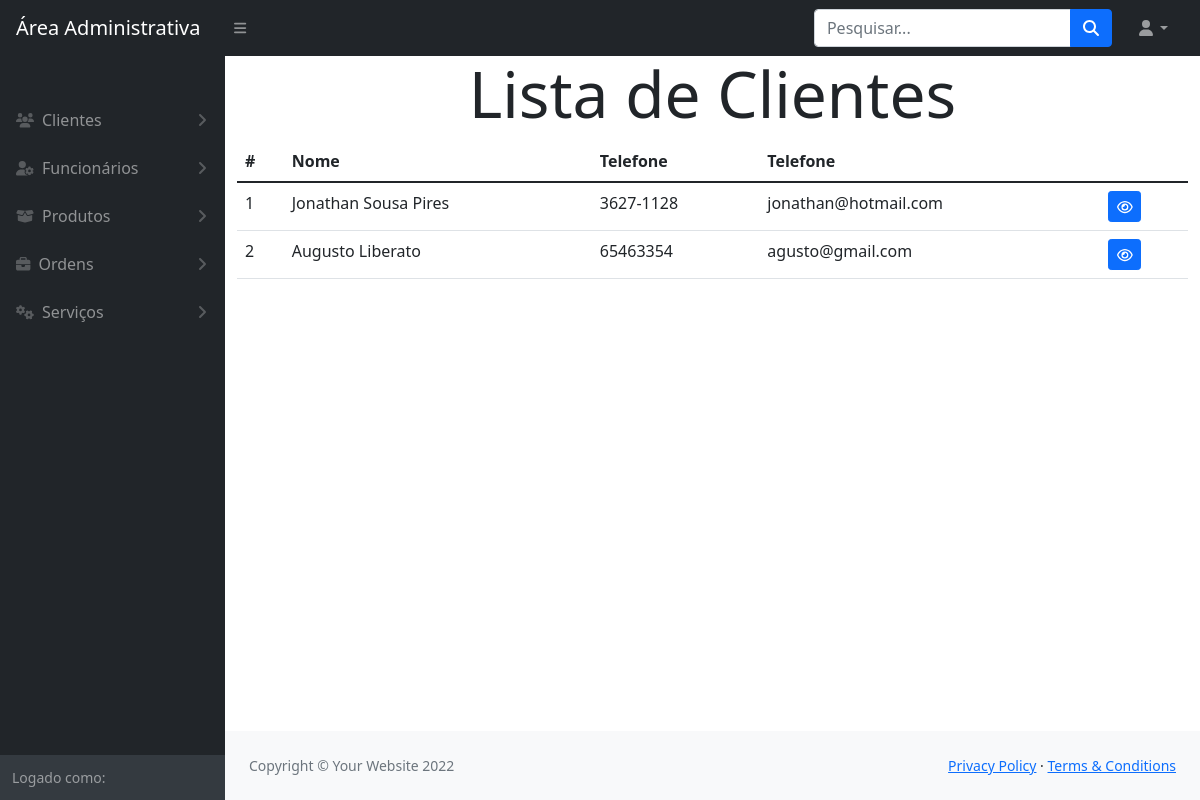
Page /modulos/clientes/index.php on the earlier database version.
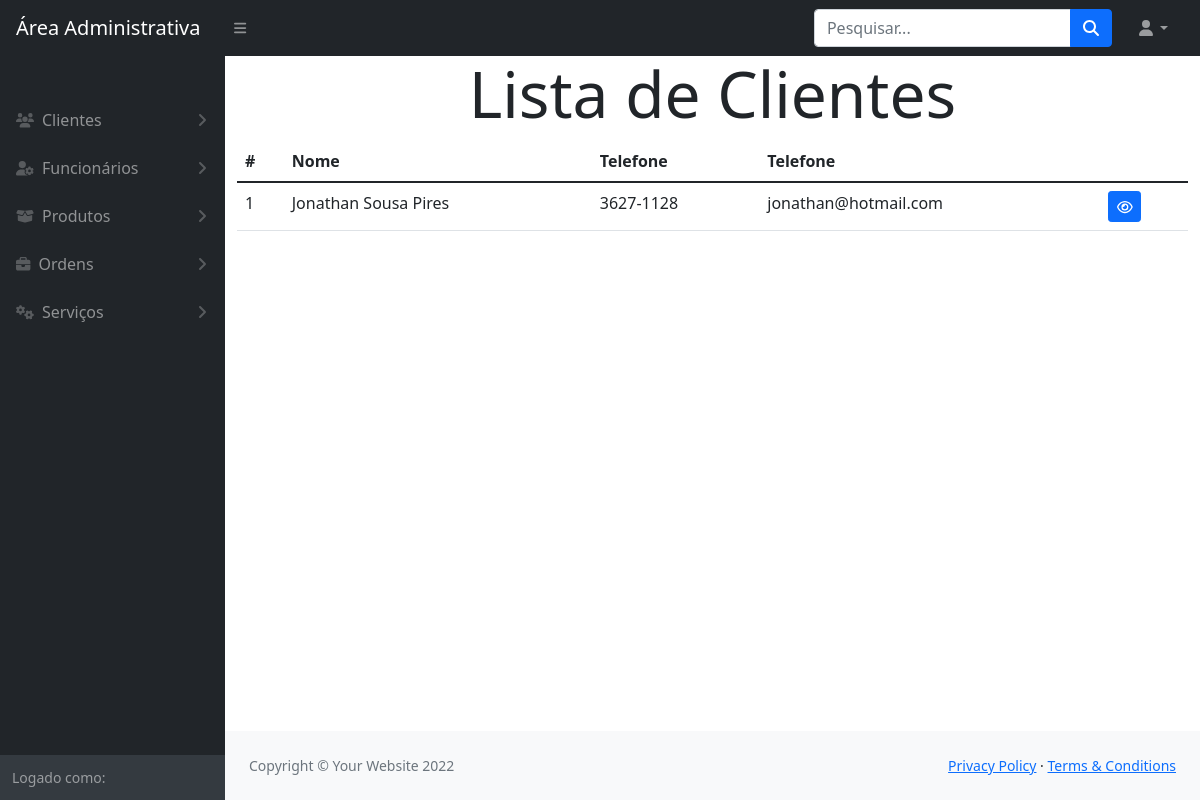
Same page on the later database version.
### tables this page shows
CREATE TABLE `cliente` (
  `IDCLI` int(11) NOT NULL,
  `nomeCLI` varchar(105) NOT NULL,
  `endCLI` varchar(105) NOT NULL,
  `telCLI` varchar(20) NOT NULL,
  `emailCLI` varchar(105) NOT NULL,
  `cpfCLI` varchar(25) NOT NULL
);

### config.php (called while the page is built, shortened)
<?php
    include_once path('funcoes/conexao.php');
    function links($file)
    {
        return ROOT_PATH . $file;
    }
    function path($file)
    {
        return ROOT_DIR . '/' . $file;
    }

### funcoes/conexao.php (called while the page is built, shortened)
<?php
    function retornaDados($sql)
    {
        $pdo = $GLOBALS['conexaoBanco'];
        $resultado = $pdo->query($sql);
        return $resultado->fetchAll();
    }
?>

### modulos/clientes/index.php (the view, shortened to what this page needs)
<?php
    include_once '../../config.php';
    $sql = "SELECT * FROM cliente";
    $clientes = retornaDados($sql);
?>
<!DOCTYPE html>
<html lang="en">
    <?php include_once path('template/head.php') ?>
    <body class="sb-nav-fixed">
        <?php include_once path('template/navbar.php') ?>
        <div id="layoutSidenav">
            <?php include_once path('template/sidebar.php') ?>
            <div id="layoutSidenav_content">
                <main class="container">
                    <h1 class="text-center display-3">Lista de Clientes</h1>
                    <table class="table">
                        <thead>
                            <tr>
                                <th>#</th>
                                <th>Nome</th>
                                <th>Telefone</th>
                                <th>Telefone</th>
                                <th></th>
                            </tr>
                        </thead>
                        <tbody>
                            <?php foreach($clientes as $cliente){ ?>
                                <tr>
                                    <td><?= $cliente['IDCLI'] ?></td>
                                    <td><?= $cliente['nomeCLI'] ?></td>
                                    <td><?= $cliente['telCLI'] ?></td>
                                    <td><?= $cliente['emailCLI'] ?></td>
                                    <td>
                                        <a class="btn btn-primary btn-sm" href="visualizar.php?id=<?= $cliente['IDCLI'] ?>"><i class="fa-regular fa-eye"></i></a>
                                    </td>
                                </tr>
                            <?php } ?>
                        </tbody>
                    </table>
                </main>
                <?php include_once path('template/footer.php') ?>
            </div>
        </div>
    </body>
</html>

### template/head.php (shortened to what this page needs)
<head>
    <link href="<?= links('css/styles.css') ?>" rel="stylesheet" />
</head>

### template/navbar.php (shortened to what this page needs)
<nav class="sb-topnav navbar navbar-expand navbar-dark bg-dark">
    <a class="navbar-brand ps-3" href="#!">Área Administrativa</a>
    <button class="btn btn-link btn-sm order-1 order-lg-0 me-4 me-lg-0" id="sidebarToggle" href="#!"><i class="fas fa-bars"></i></button>
    <form class="d-none d-md-inline-block form-inline ms-auto me-0 me-md-3 my-2 my-md-0">
        <div class="input-group">
            <input class="form-control" type="text" placeholder="Pesquisar..." aria-label="Search for..." aria-describedby="btnNavbarSearch" />
            <button class="btn btn-primary" id="btnNavbarSearch" type="button"><i class="fas fa-search"></i></button>
        </div>
    </form>
    <ul class="navbar-nav ms-auto ms-md-0 me-3 me-lg-4">
        <li class="nav-item dropdown">
            <a class="nav-link dropdown-toggle" id="navbarDropdown" href="#" role="button" data-bs-toggle="dropdown" aria-expanded="false"><i class="fas fa-user fa-fw"></i></a>
        </li>
    </ul>
</nav>

### template/sidebar.php (shortened to what this page needs)
<div id="layoutSidenav_nav">
    <nav class="sb-sidenav accordion sb-sidenav-dark" id="sidenavAccordion">
        <div class="sb-sidenav-menu">
            <div class="nav">
                <div class="sb-sidenav-menu-heading"></div>
                <a class="nav-link collapsed" href="#" data-bs-toggle="collapse" data-bs-target="#collapseClientes" aria-expanded="false" aria-controls="collapseClientes">
                    <div class="sb-nav-link-icon"><i class="fa-solid fa-users"></i></div>
                        Clientes
                    <div class="sb-sidenav-collapse-arrow"><i class="fas fa-angle-down"></i></div>
                </a>
                <a class="nav-link collapsed" href="#" data-bs-toggle="collapse" data-bs-target="#collapseFuncionario" aria-expanded="false" aria-controls="collapseClientes">
                    <div class="sb-nav-link-icon"><i class="fa-solid fa-user-gear"></i></div>
                        Funcionários
                    <div class="sb-sidenav-collapse-arrow"><i class="fas fa-angle-down"></i></div>
                </a>
                <a class="nav-link collapsed" href="#" data-bs-toggle="collapse" data-bs-target="#collapseProdutos" aria-expanded="false" aria-controls="collapseClientes">
                    <div class="sb-nav-link-icon"><i class="fa-solid fa-box-open"></i></div>
                        Produtos
                    <div class="sb-sidenav-collapse-arrow"><i class="fas fa-angle-down"></i></div>
                </a>
                <a class="nav-link collapsed" href="#" data-bs-toggle="collapse" data-bs-target="#collapseOrdens" aria-expanded="false" aria-controls="collapseClientes">
                    <div class="sb-nav-link-icon"><i class="fa-solid fa-briefcase"></i></div>
                        Ordens
                    <div class="sb-sidenav-collapse-arrow"><i class="fas fa-angle-down"></i></div>
                </a>
                <a class="nav-link collapsed" href="#" data-bs-toggle="collapse" data-bs-target="#collapseServicos" aria-expanded="false" aria-controls="collapseServicos">
                    <div class="sb-nav-link-icon"><i class="fa-solid fa-gears"></i></div>
                        Serviços
                    <div class="sb-sidenav-collapse-arrow"><i class="fas fa-angle-down"></i></div>
                </a>
            </div>
        </div>
        <div class="sb-sidenav-footer">
            <div class="small">Logado como:</div>
        </div>
    </nav>
</div>

### template/footer.php
<footer class="py-4 bg-light mt-auto">
    <div class="container-fluid px-4">
        <div class="d-flex align-items-center justify-content-between small">
            <div class="text-muted">Copyright &copy; Your Website 2022</div>
            <div>
                <a href="#">Privacy Policy</a>
                &middot;
                <a href="#">Terms &amp; Conditions</a>
            </div>
        </div>
    </div>
</footer>

Differences in the rows shown:
removed cliente: IDCLI "2", nomeCLI "Augusto Liberato", telCLI "65463354", emailCLI "agusto@gmail.com"
